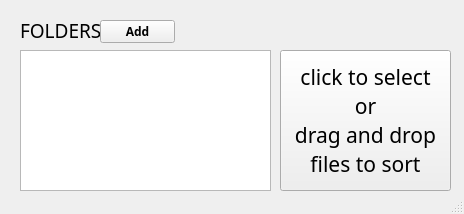
<?xml version="1.0" encoding="UTF-8"?>
<ui version="4.0">
 <class>MainWindow</class>
 <widget class="QMainWindow" name="MainWindow">
  <property name="geometry">
   <rect>
    <x>0</x>
    <y>0</y>
    <width>464</width>
    <height>214</height>
   </rect>
  </property>
  <property name="windowTitle">
   <string>MainWindow</string>
  </property>
  <widget class="QWidget" name="centralwidget">
   <widget class="QListView" name="folderListView">
    <property name="geometry">
     <rect>
      <x>20</x>
      <y>50</y>
      <width>251</width>
      <height>141</height>
     </rect>
    </property>
   </widget>
   <widget class="QLabel" name="folderLabel">
    <property name="geometry">
     <rect>
      <x>20</x>
      <y>20</y>
      <width>81</width>
      <height>20</height>
     </rect>
    </property>
    <property name="font">
     <font>
      <family>Corbel Light</family>
      <pointsize>14</pointsize>
     </font>
    </property>
    <property name="autoFillBackground">
     <bool>false</bool>
    </property>
    <property name="text">
     <string>FOLDERS</string>
    </property>
   </widget>
   <widget class="QPushButton" name="addFolderButton">
    <property name="geometry">
     <rect>
      <x>100</x>
      <y>20</y>
      <width>75</width>
      <height>23</height>
     </rect>
    </property>
    <property name="font">
     <font>
      <family>Corbel</family>
      <pointsize>9</pointsize>
      <bold>true</bold>
     </font>
    </property>
    <property name="text">
     <string>Add</string>
    </property>
   </widget>
   <widget class="QPushButton" name="dragDropButton">
    <property name="geometry">
     <rect>
      <x>280</x>
      <y>50</y>
      <width>171</width>
      <height>141</height>
     </rect>
    </property>
    <property name="font">
     <font>
      <family>Corbel Light</family>
      <pointsize>16</pointsize>
     </font>
    </property>
    <property name="text">
     <string>click to select
or
drag and drop
files to sort</string>
    </property>
   </widget>
  </widget>
  <widget class="QStatusBar" name="statusbar"/>
 </widget>
 <resources/>
 <connections/>
</ui>
